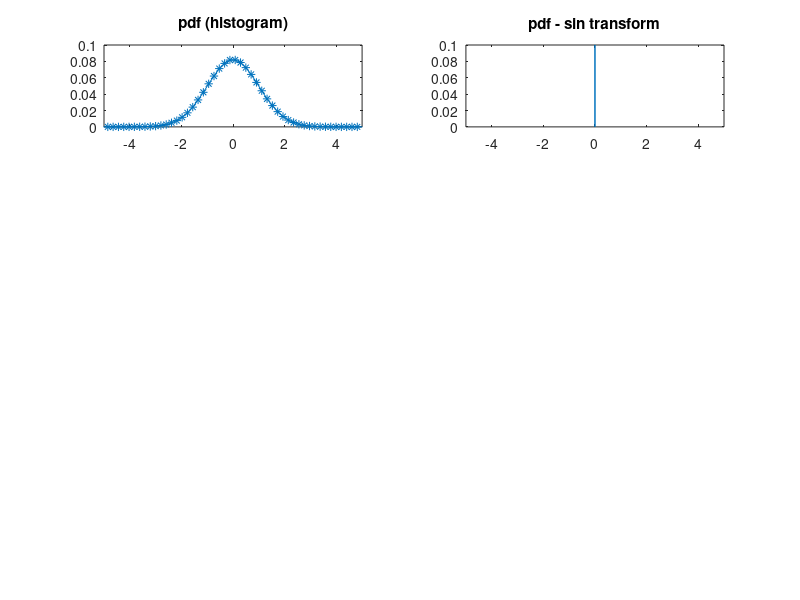
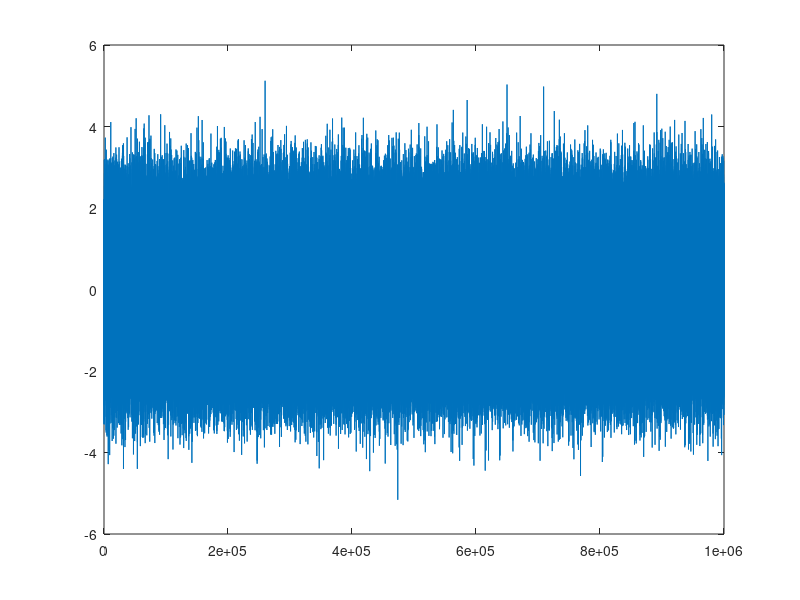

The MATLAB script that drew these images, in order:
% sampling effect on noise

clear all;
figure(30);
ax = [-5 5 0 0.1]; % for the axis of the distribution randn
% ax = [-0.5 0.5 0 0.1]; % for the axis of the distribution rand

N = 1000000; % or N = 2 ^ nextpow2(1000000) -> fft faster
s = randn(1, 1000000); % white noise, gaussian distribution
% s = rand(1, 1000000); % white noise, uniform distribution
s = s - mean(s);

h = 0;
figure(60), plot(s);
[h, xh] = hist(s, 50);
h = h / sum(h); % or /N
figure(30), subplot(4, 2, 1), plot(xh, h, '*-');
axis(ax);
title('pdf (histogram)');
fs = 10000;
f = fftshift(fft(s)); % we can apply the fft on outcomes
df = fs / N;
figure(30), subplot(4, 2, 2), plot(-fs / 2: df: fs / 2 - df, abs(f));

% figure (50), plot(abs(fft(xcorr(s)))); PSD

% ---------- sub-sampling: change of spectrum ---------
sb = 0;
sb = s(1:2:end);
Nb = length(sb);
h = 0;
[h, xh] = hist(sb, 50);

% ---------- change of distribution (sin transform) ---------
sc = 0;
sc = sin(s);
sc = sc - mean(sc);
Nc = length(sc);
h = 0;
[h, xh] = hist(sc, 50);
h = h / sum(h);
%figure(30), subplot(
axis(ax);
title('pdf - sin transform');

fsc = fs;
f = fftshift(fft(sc));
df = fsc / Nc;
%figure(30), subplot
